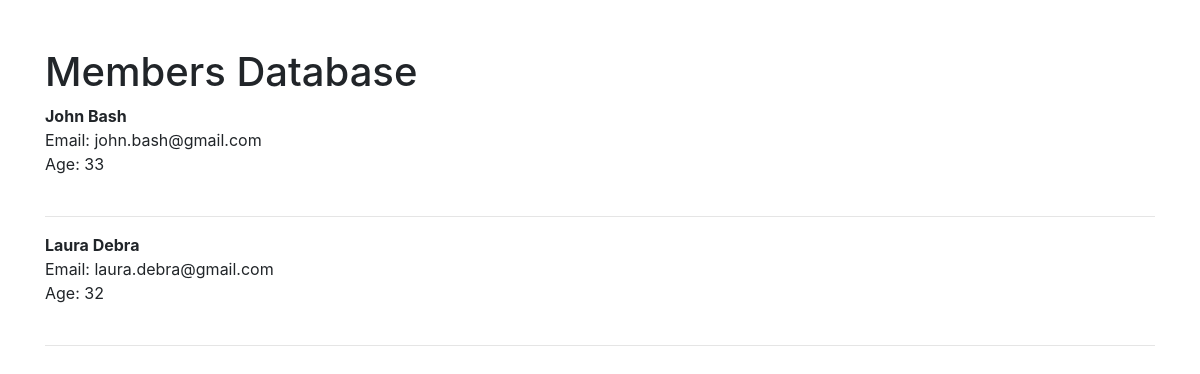
Before: / with the older database file.
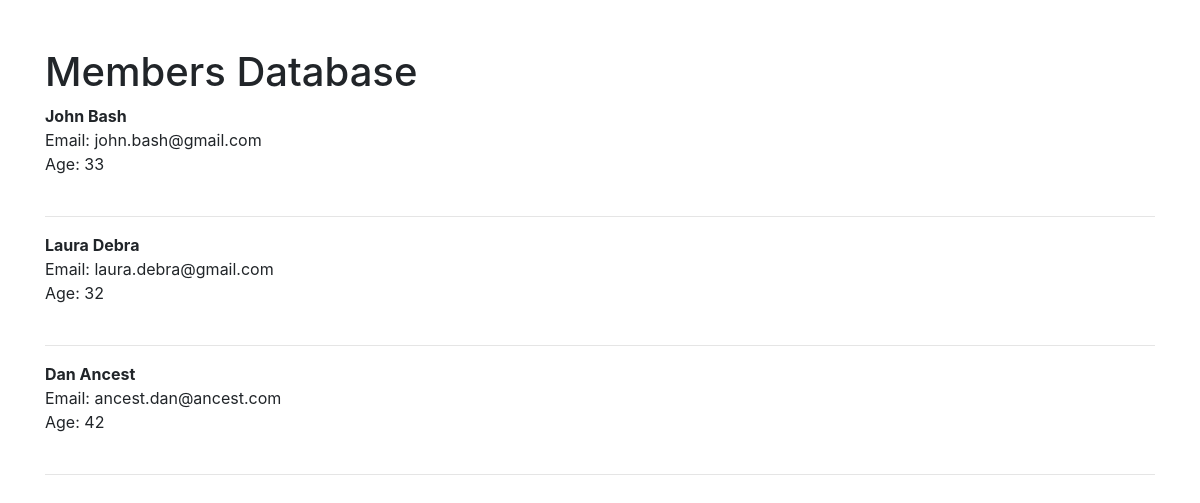
After: the same page with the newer database file.
### website/models.py (models this page shows, shortened)
class Members(models.Model):
    fname = models.CharField(max_length=50)
    lname = models.CharField(max_length=100)
    email = models.EmailField(max_length=100)
    passwd = models.CharField(max_length=50)
    age = models.CharField(max_length=3)

### website/views.py (the view)
# urls.py: 2. Add a URL to urlpatterns:  path('', views.home, name='home')
def home(request):
    all_members = Members.objects.all
    return render(request, 'home.html', {'all': all_members})

### website/templates/home.html
{% extends 'base.html' %}
{% block content %}
    <h1>Members Database</h1>
    {% for item in all %}
        <strong>{{ item.fname }} {{ item.lname }}</strong>
        <br/>
        Email: {{ item.email }}<br/>
        Age:  {{ item.age }}<br/><br/>
        <hr>
    {% endfor %}
{% endblock %}

### website/templates/base.html (shortened to what this page needs)
<!doctype html>
<html lang="en">
  <head>
    <link rel="stylesheet" href="https://stackpath.bootstrapcdn.com/bootstrap/4.5.0/css/bootstrap.min.css">
  </head>
  <body><br/><br/>
    <div class="container">
      {% block content %}
      {% endblock%}
  </body>
</html>

Changed rows visible on the page:
added Members: fname "Dan", lname "Ancest", email "ancest.dan@ancest.com", age "42"
